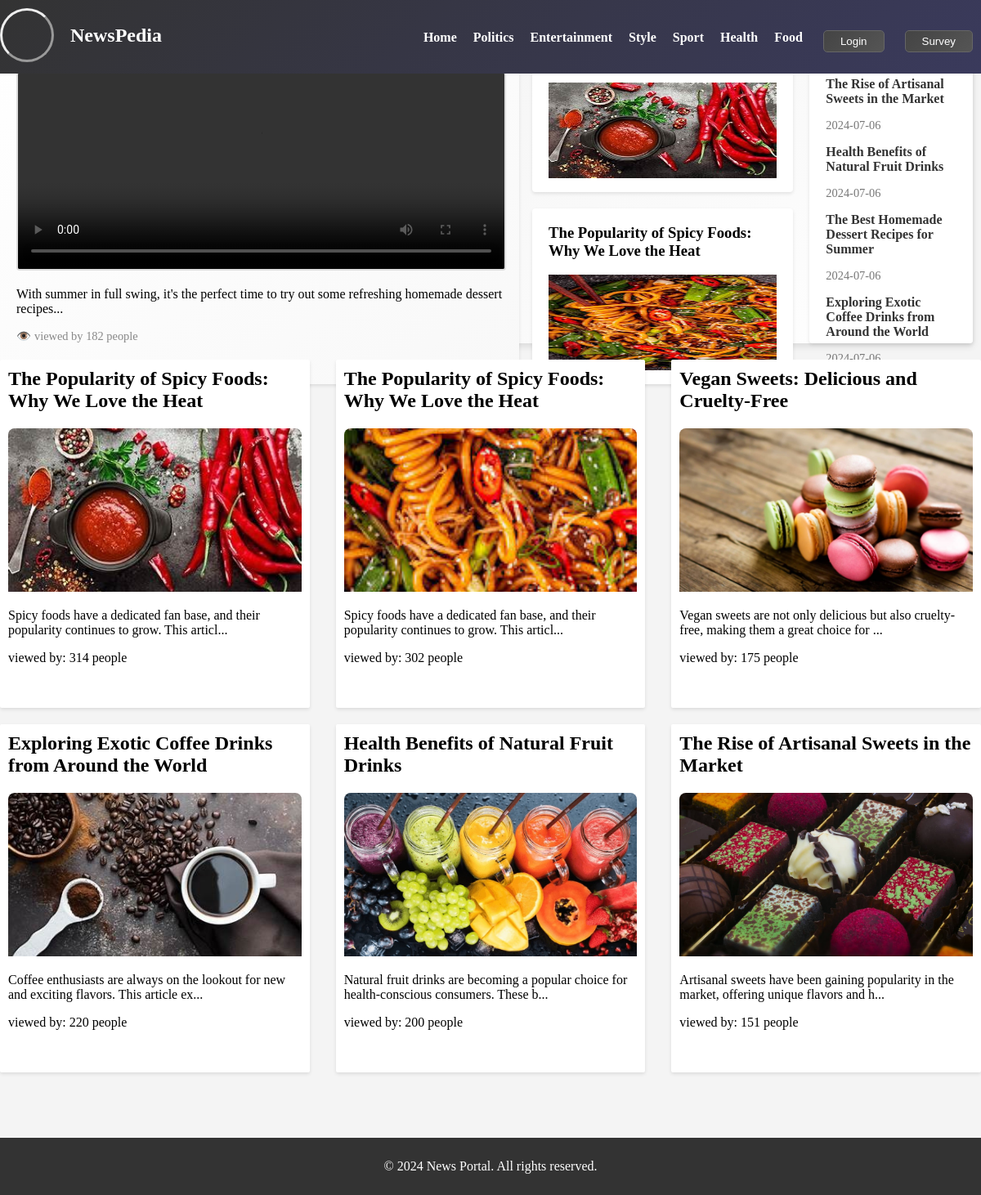
The page /Food.php on the database its author committed.
### tables this page shows
CREATE TABLE `tblposts` (
  `id` int(11) NOT NULL,
  `PostTitle` longtext DEFAULT NULL,
  `CategoryId` int(11) DEFAULT NULL,
  `SubCategoryId` int(11) DEFAULT NULL,
  `PostDetails` longtext DEFAULT NULL,
  `PostingDate` timestamp NULL DEFAULT current_timestamp(),
  `UpdationDate` timestamp NULL DEFAULT NULL ON UPDATE current_timestamp(),
  `Is_Active` int(11) DEFAULT NULL,
  `PostUrl` mediumtext DEFAULT NULL,
  `PostImage` varchar(255) DEFAULT NULL,
  `viewCounter` int(11) DEFAULT NULL,
  `postedBy` varchar(255) DEFAULT NULL,
  `lastUpdatedBy` varchar(255) DEFAULT NULL
);

### Food.php (the view, shortened to what this page needs)
<!DOCTYPE html>
<html lang="en">
<head>
    <link rel="stylesheet" href="posts_style.css">
    <link rel="stylesheet" href="Homea.css">
    <link rel="stylesheet" href="https://cdnjs.cloudflare.com/ajax/libs/font-awesome/6.5.1/css/all.min.css">
</head>
<body>
    <?php include('headermain.php')?>
    <main>
        <?php
        function fetchPostsByCategory() {
            $conn = mysqli_connect(DB_SERVER, DB_USER, DB_PASS, DB_NAME);
        $fullPath = $_SERVER['PHP_SELF'];
        $fileNameWithoutExtension = pathinfo($fullPath, PATHINFO_FILENAME);
        $cat_id_query = "SELECT id FROM tblcategory WHERE categoryName = '" . mysqli_real_escape_string($conn, $fileNameWithoutExtension) . "'";
        $result2 = $conn->query($cat_id_query);
        $row = $result2->fetch_assoc();
        $categoryID = $row['id'];
        return $categoryID;
    }
    ?>
    <section class="content">
    <div class="featured-article">
        <div class="article-content">
            <?php
            $conn = mysqli_connect(DB_SERVER, DB_USER, DB_PASS, DB_NAME);
            $fullPath = $_SERVER['PHP_SELF'];
            $fileNameWithoutExtension = pathinfo($fullPath, PATHINFO_FILENAME);
            $cat_id_query = "SELECT id FROM tblcategory WHERE categoryName = '" . mysqli_real_escape_string($conn, $fileNameWithoutExtension) . "'";
            $result2 = $conn->query($cat_id_query);
            if ($result2 && $result2->num_rows > 0) {
                $row = $result2->fetch_assoc();
                $categoryID = $row['id'];
                $sql = "SELECT id, PostTitle, PostDetails, PostingDate, PostImage, viewCounter
                        FROM tblposts
                        WHERE Is_Active=1 AND CategoryId = $categoryID
                        ORDER BY PostingDate DESC";
                $result = $conn->query($sql);
                if ($result && $result->num_rows > 0) {
    function isVideoByExtension($filePath) {
        $videoExtensions = ['mp4', 'avi', 'wmv', 'flv', 'mkv', 'mov', 'mpeg'];
        $fileExtension = pathinfo($filePath, PATHINFO_EXTENSION);
        return in_array(strtolower($fileExtension), $videoExtensions);
    }
    while ($row = $result->fetch_assoc()) {
        $filePath = $row['PostImage'];
        if (isVideoByExtension($filePath)) {
            echo '<a href="news-details.php?nid=' . htmlspecialchars($row['id'], ENT_QUOTES, 'UTF-8') . '">';
            echo '<h2>' . htmlspecialchars($row['PostTitle'], ENT_QUOTES, 'UTF-8') . '</h2>';
            echo '<video width="100%" height="240" controls autoplay loop>
                    <source src="admin/postimages/' . htmlspecialchars($filePath, ENT_QUOTES, 'UTF-8') . '" type="video/mp4">
                    Your browser does not support the video tag.
                  </video>';
            echo '<p>' . htmlspecialchars(substr($row['PostDetails'], 0, 100), ENT_QUOTES, 'UTF-8') . '...</p>';
            echo '<div class="meta">';
            echo '<span>viewed by ' . htmlspecialchars($row['viewCounter'], ENT_QUOTES, 'UTF-8') . ' people</span>';
            echo '</div>';
            echo'</a>';
            break;
        }
    }
} else {
    echo "No posts found.";
}}
?>
        </div>
        <div class="side-articles">
            <?php
          $conn = mysqli_connect(DB_SERVER, DB_USER, DB_PASS, DB_NAME);
            $cat=fetchPostsByCategory();
            $sql = "SELECT id, PostTitle, PostDetails, PostingDate, PostImage FROM tblposts WHERE Is_Active=1 && CategoryId = $cat ORDER BY PostingDate DESC LIMIT 2";
            $result = $conn->query($sql);
            if ($result->num_rows > 0) {
                while($row = $result->fetch_assoc()) {
                    echo '<div class="side-article">';
                    echo '<a href="news-details.php?nid=' . htmlspecialchars($row['id'], ENT_QUOTES, 'UTF-8') . '">';
                    echo '<h3 class="heading">' . $row['PostTitle'] . '</h3>';
                    echo '<img src="admin/postimages/' . $row['PostImage'] . '" alt="" height="60%" width="100%">';
                    echo'</a>';
                    echo '</div>';
                }
            } else {
                echo "<p>No side articles found.</p>";
            }
            ?>
        </div>
        <aside class="recent-news">
            <h3>Recent News</h3>
            <ul>
                <?php
                $conn = mysqli_connect(DB_SERVER,DB_USER,DB_PASS,DB_NAME);
                $cat=fetchPostsByCategory();
                $sql = "SELECT id, PostTitle,DATE(PostingDate) as PostingDate  FROM tblposts WHERE Is_Active=1 && CategoryId = $cat ORDER BY PostingDate DESC LIMIT 4";
                $result = $conn->query($sql);
                if ($result->num_rows > 0) {
                    while($row = $result->fetch_assoc()) {
                        $postID = htmlspecialchars($row['id'], ENT_QUOTES, 'UTF-8');
                        $postTitle = htmlspecialchars($row['PostTitle'], ENT_QUOTES, 'UTF-8');
                        $postingDate = htmlspecialchars($row['PostingDate'], ENT_QUOTES, 'UTF-8');
                        echo '<li>';
                        echo '<a href="news-details.php?nid=' . $postID . '">' . $postTitle . '</a>';
                        echo '<span class="time">' . $postingDate . '</span>';
                        echo '</li>';
                    }
                } else {
                    echo "<li>No recent news found.</li>";
                }
                ?>
            </ul>
        </aside>
    </div>
</section>
    <section class="mycontent">
        <div class="mycontainer">
            <div class="featured-article1">
                <?php
                $conn = mysqli_connect(DB_SERVER,DB_USER,DB_PASS,DB_NAME);
                $cat=fetchPostsByCategory();
                $sql = "SELECT id, PostTitle, PostDetails, PostingDate, PostImage,viewCounter FROM tblposts WHERE Is_Active=1 && CategoryId = $cat ORDER BY PostingDate DESC";
                $result = $conn->query($sql);
                if ($result->num_rows > 0) {
                    echo '<section class="mycontent">';
                    echo '<div class="mycontainer">';
                    $count = 0;
                    while ($row = $result->fetch_assoc()) {
                        if ($count % 3 == 0) {
                            if ($count > 0) {
                                echo '</div>';
                            }
                            echo '<div class="featured-article1">';
                        }
                        $imagePath = 'admin/postimages/' . htmlspecialchars($row['PostImage'], ENT_QUOTES, 'UTF-8');
                        if (getimagesize($imagePath)) {
                        echo '<div class="article-content1">';
                        echo '<a href="news-details.php?nid=' . htmlspecialchars($row['id'], ENT_QUOTES, 'UTF-8') . '">';
                        echo '<h2>' . htmlspecialchars($row['PostTitle'], ENT_QUOTES, 'UTF-8') . '</h2>';
                        echo '<img src="admin/postimages/' . htmlspecialchars($row['PostImage'], ENT_QUOTES, 'UTF-8') . '" alt=""  height="50%" width="100%">';
                        echo '<p>' . htmlspecialchars(substr($row['PostDetails'], 0, 90), ENT_QUOTES, 'UTF-8') . '...</p>';
                        echo '<span>viewed by: ' . htmlspecialchars($row['viewCounter'], ENT_QUOTES, 'UTF-8') . ' people</span>';
                        echo '</a>';
                        echo '</div>';
                        $count++;
                    }}
                    if ($count > 0) {
                        echo '</div>';
                    }
                    echo '</div>';
                    echo '</section>';
                }
                ?>
            </div>
        </div>
    </section>
</main>
    <footer>
        <p>&copy; 2024 News Portal. All rights reserved.</p>
    </footer>
</body>
</html>

### posts_style.css (style rules this page uses)
main { display: flex; flex-direction: column; align-items: center; width: 100%; max-width: 1200px; padding: 20px; }
.content { display: flex; width: 100%; margin-bottom: 20px; }
.featured-article { display: flex; flex-direction: row; margin-right: 10px; background-color: #f4f4f4; border-radius: 4px; box-shadow: 0 2px 4px rgba(0, 0, 0, 0.1); height: 100%; width: 100%; }
.side-articles { padding-left: 1rem; }
.featured-article h2 { margin-top: 0; }
.featured-article1 { display: flex; width: 100%; gap: 2rem; margin-bottom: 20px; }
.article-content1 { width: 100%; padding: 20px; border-radius: 4px; box-shadow: 0 2px 4px rgba(0, 0, 0, 0.1); height: 100%; }
.featured-article1 .article-content1 { border-radius: 2px; box-shadow: 0 2px 4px rgba(0, 0, 0, 0.1); height: 400px; width: 100%; padding-bottom: 1rem; }
.featured-article1 h2 { margin-top: 0; }
.meta { display: flex; justify-content: space-between; color: #777; }
.side-articles { flex: 2; display: flex; flex-direction: column; gap: 20px; }
.side-article { background-color: rgb(255, 255, 255); padding: 20px; padding-top:0; border-radius: 4px; box-shadow: 0 2px 4px rgba(0, 0, 0, 0.1); height: 190px; }
.recent-news { flex: 1; margin-left: 20px; background-color: white; padding: 20px; border-radius: 4px; box-shadow: 0 2px 4px rgba(0, 0, 0, 0.1); }
.recent-news h3 { margin-top: 0; border-bottom: 2px solid #333; padding-bottom: 10px; margin-bottom: 20px; }
.recent-news ul { list-style: none; padding: 0; }
.recent-news ul li { margin-bottom: 15px; }
.recent-news ul li a { text-decoration: none; color: #333; font-weight: bold; }
.recent-news ul li .time { display: block; color: #777; font-size: 0.9em; margin-top: 5px; }
footer { width: 100%; background-color: #333; color: white; padding: 10px 0; text-align: center; margin-top: 20px; }
.mycontent { width: 100%; }
.mycontainer { width: 100%; display: flex; flex-direction: column; overflow: auto; }
.mycontainer .featured-article1 { display: flex; flex: 1; }
.mycontainer .article-content1 { width: 100%; }
.article-content1 { background-color: #fff; }
a { text-decoration: none; color: #000; }
.side-article { height: 240px; }

### rows shown on the page
tblposts: PostTitle "The Best Homemade Dessert Recipes for Summer", PostDetails "With summer in full swing, it's the perfect time to try out some refreshing homemade dessert recipes", viewCounter "182", postingDate "2024-07-06"
tblposts: PostTitle "The Popularity of Spicy Foods: Why We Love the Heat", PostImage (picture), PostDetails "Spicy foods have a dedicated fan base, and their popularity continues to grow. This articl", viewCounter "314"
tblposts: PostTitle "The Popularity of Spicy Foods: Why We Love the Heat", PostImage (picture), PostDetails "Spicy foods have a dedicated fan base, and their popularity continues to grow. This articl", viewCounter "302"
tblposts: PostTitle "The Rise of Artisanal Sweets in the Market", postingDate "2024-07-06", PostImage (picture), PostDetails "Artisanal sweets have been gaining popularity in the market, offering unique flavors and h", viewCounter "151"
tblposts: PostTitle "Health Benefits of Natural Fruit Drinks", postingDate "2024-07-06", PostImage (picture), PostDetails "Natural fruit drinks are becoming a popular choice for health-conscious consumers. These b", viewCounter "200"
tblposts: PostTitle "Exploring Exotic Coffee Drinks from Around the World", postingDate "2024-07-06", PostImage (picture), PostDetails "Coffee enthusiasts are always on the lookout for new and exciting flavors. This article ex", viewCounter "220"
tblposts: PostTitle "Vegan Sweets: Delicious and Cruelty-Free", PostImage (picture), PostDetails "Vegan sweets are not only delicious but also cruelty-free, making them a great choice for", viewCounter "175"
